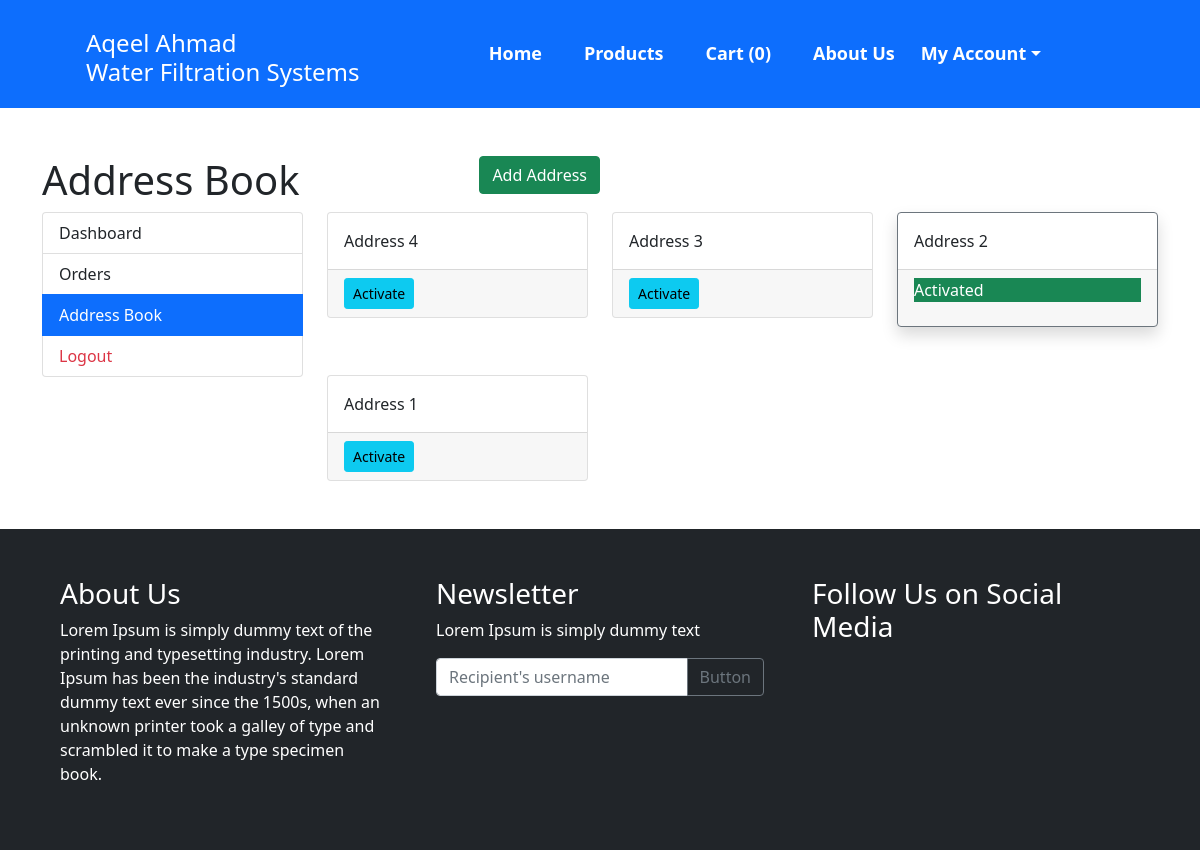
/my-address-book/, run on the app's committed database.
### main/models.py (models this page shows)
class UserAddressBook(models.Model):
    user = models.ForeignKey(User,on_delete=models.CASCADE)
    address = models.TextField()
    status = models.BooleanField(default=False)
    class Meta:
        verbose_name_plural = '6. Address'

### main/views.py (the view)
# urls.py: path('my-address-book/',views.my_address_book, name='my-address-book'),
def my_address_book(request):
     addBook=UserAddressBook.objects.filter().order_by("-id")
     return render(request,"user/address.html",{"addBook":addBook})

### main/template_context.py (called while the page is built)
def get_filters(request):
    cats= Product.objects.distinct().values('product_category__category_name','product_category__id')
    minMaxPrice = Product.objects.aggregate(Min('price'),Max('price'))
    data = {
        'cats':cats,
        'minMaxPrice' : minMaxPrice,
    }
    return data

### main/templates/user/address.html (shortened to what this page needs)
{% extends 'base.html' %}
{% load static %}
{% block content %}
<main class="container mt-5">
    <div class="w-50">
	<h1>Address Book <a class="btn  btn-success float-end  text-white" href="{% url 'add-address' %}">Add Address</a></h1>
    </div>
	<div class="row">
		<div class="col-md-3">
			{% include 'user/user-sidebar.html' %}
		</div>
		<div class="col-md-9">
            <div class="row">
                {% for add in addBook %}
                <div class="col-md-4">
                    <div class="card {% if add.status %} border-secondary shadow {% endif %} mb-5 address{{add.id}} address">
                        <div class="card-body">{{add.address}}</div>
                        {% if add.status %}
                        <div class="card-footer"><p class="text-white bg-success check{{add.id}} check">Activated</p>
                        </div>
                        {% else %}
                        <div class="card-footer footer{{add.id}}">
                        <button data-address="{{add.id}}" class="btn btn-sm btn-info activate-address btn{{add.id}} actbtn">Activate</button>
                        </div>
                        {% endif %}
                    </div>
                </div>
                {% endfor %}
            </div>
		</div>
    </div>
</main>
{% endblock %}

### data on the page
UserAddressBook: address "Address 4"
UserAddressBook: address "Address 3"
UserAddressBook: address "Address 2"
UserAddressBook: address "Address 1"

### other printed values
{{ request.session.cartData|length }} "0"
